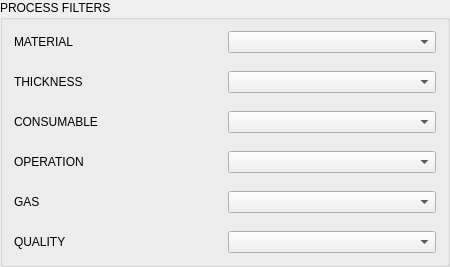
               <widget class="MkGroupBox" name="groupbox_15">
                <property name="sizePolicy">
                 <sizepolicy hsizetype="Fixed" vsizetype="Preferred">
                  <horstretch>0</horstretch>
                  <verstretch>0</verstretch>
                 </sizepolicy>
                </property>
                <property name="minimumSize">
                 <size>
                  <width>450</width>
                  <height>0</height>
                 </size>
                </property>
                <property name="maximumSize">
                 <size>
                  <width>450</width>
                  <height>16777215</height>
                 </size>
                </property>
                <property name="title">
                 <string>PROCESS FILTERS</string>
                </property>
                <layout class="QGridLayout" name="gridLayout_19">
                 <property name="verticalSpacing">
                  <number>18</number>
                 </property>
                 <item row="3" column="0">
                  <widget class="QLabel" name="label_63">
                   <property name="text">
                    <string>CONSUMABLE</string>
                   </property>
                  </widget>
                 </item>
                 <item row="4" column="1">
                  <widget class="QComboBox" name="filter_operation"/>
                 </item>
                 <item row="5" column="1">
                  <widget class="QComboBox" name="filter_gas"/>
                 </item>
                 <item row="1" column="1">
                  <widget class="QComboBox" name="filter_material"/>
                 </item>
                 <item row="6" column="1">
                  <widget class="QComboBox" name="filter_quality"/>
                 </item>
                 <item row="3" column="1">
                  <widget class="QComboBox" name="filter_consumable"/>
                 </item>
                 <item row="2" column="0">
                  <widget class="QLabel" name="label_65">
                   <property name="text">
                    <string>THICKNESS</string>
                   </property>
                  </widget>
                 </item>
                 <item row="6" column="0">
                  <widget class="QLabel" name="label_68">
                   <property name="text">
                    <string>QUALITY</string>
                   </property>
                  </widget>
                 </item>
                 <item row="1" column="0">
                  <widget class="QLabel" name="label_64">
                   <property name="text">
                    <string>MATERIAL</string>
                   </property>
                  </widget>
                 </item>
                 <item row="5" column="0">
                  <widget class="QLabel" name="label_67">
                   <property name="text">
                    <string>GAS</string>
                   </property>
                  </widget>
                 </item>
                 <item row="4" column="0">
                  <widget class="QLabel" name="label_66">
                   <property name="text">
                    <string>OPERATION</string>
                   </property>
                  </widget>
                 </item>
                 <item row="2" column="1">
                  <widget class="QComboBox" name="filter_thickness"/>
                 </item>
                </layout>
               </widget>
